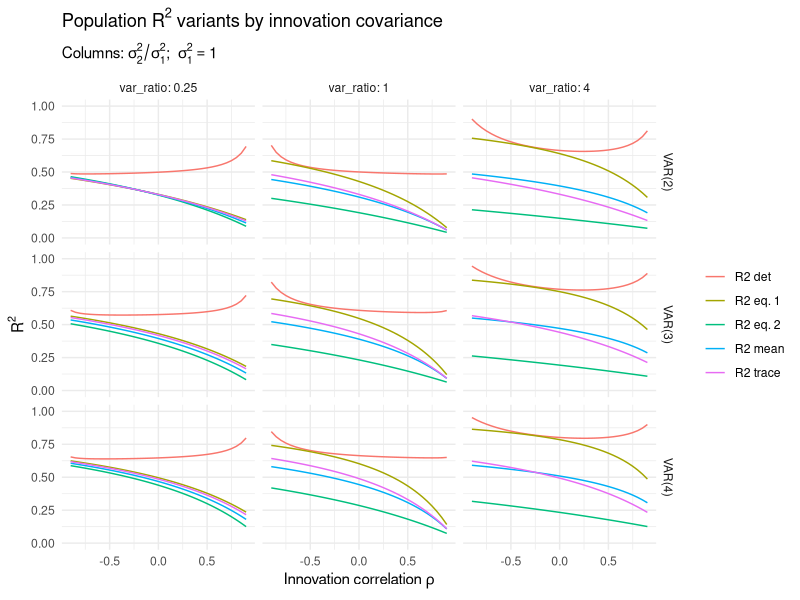
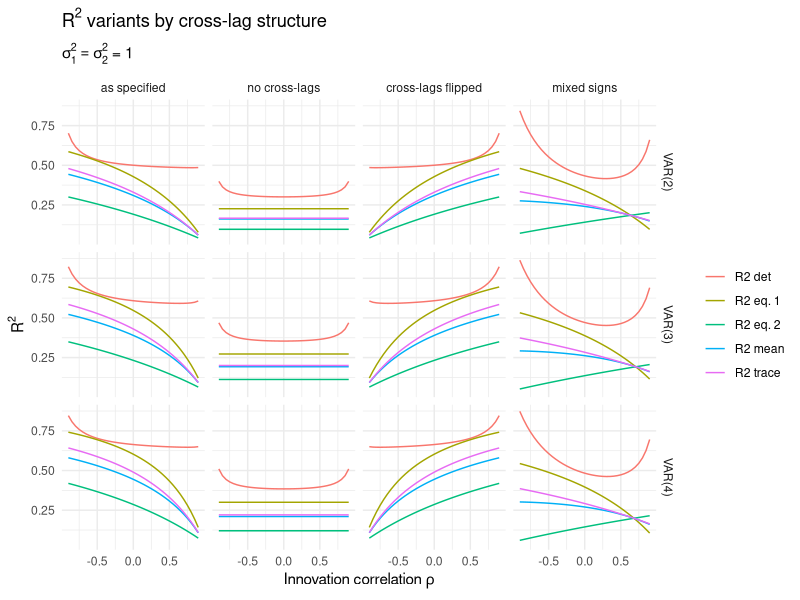

The R source for these figures, in order:
## ---- chunk 1
T_obs <- 200
c_vec <- c(2.5, 1.5)
A_1 <- matrix(c(0.45, -0.15,
                -0.35, 0.30), nrow = 2)
A_2 <- matrix(c(0.05, -0.05,
                -0.05, 0.03), nrow = 2)
A_3 <- matrix(c(0.10, 0.04,
                -0.06, 0.08), nrow = 2)
A_4 <- matrix(c(0.05, -0.02,
                0.03, 0.04), nrow = 2)
Sigma <- matrix(c(1.0, 0.1,
                  0.1, 1.0), nrow = 2)

models <- list(
  "VAR(2)" = list(A_1, A_2),
  "VAR(3)" = list(A_1, A_2, A_3),
  "VAR(4)" = list(A_1, A_2, A_3, A_4)
)

K <- length(c_vec)

companion <- rbind(
  cbind(A_1, A_2),
  cbind(diag(K), matrix(0, nrow = K, ncol = K))
)
Mod(eigen(companion)$values)
## ---- chunk 2
var_gamma0 <- function(A, Sigma) {
  K  <- nrow(Sigma)
  p  <- length(A)
  Kp <- K * p
  F  <- matrix(0, Kp, Kp)
  F[1:K, ] <- do.call(cbind, A)
  if (p > 1) F[(K + 1):Kp, 1:(Kp - K)] <- diag(Kp - K)
  Q  <- matrix(0, Kp, Kp)
  Q[1:K, 1:K] <- Sigma
  matrix(solve(diag(Kp^2) - kronecker(F, F), as.vector(Q)), Kp, Kp)[1:K, 1:K]
}

var <- var_gamma0(list(A_1, A_2), Sigma)
## ---- chunk 3
var_r2 <- function(Gamma0, Sigma) {
  R2_eq <- 1 - diag(Sigma) / diag(Gamma0)
  list(
    R2_eq = R2_eq,
    R2_mean = mean(R2_eq),
    R2_det = 1 - det(Sigma) / det(Gamma0),
    R2_trace = 1 - sum(diag(Sigma)) / sum(diag(Gamma0))
  )
}

Sigma <- matrix(c(1.0, 0.8,
                  0.8, 1.0), nrow = 2)

lapply(models, function(A) var_r2(var_gamma0(A, Sigma), Sigma))
## ---- chunk 4
library(tidyverse)

make_Sigma <- function(rho, var_ratio) {
  sd <- c(1, sqrt(var_ratio))
  diag(sd) %*% matrix(c(1, rho, rho, 1), nrow = 2) %*% diag(sd)
}

sigma_grid <- expand_grid(
  rho       = seq(-0.9, 0.9, by = 0.05),
  var_ratio = c(0.25, 1, 4)
)

r2_df <- sigma_grid %>%
  mutate(r2 = map2(rho, var_ratio, function(r, v) {
    S <- make_Sigma(r, v)
    imap(models, function(A, nm) {
      out <- var_r2(var_gamma0(A, S), S)
      tibble(
        model   = nm,
        variant = c("R2 eq. 1", "R2 eq. 2", "R2 mean", "R2 det", "R2 trace"),
        value   = c(out$R2_eq, out$R2_mean, out$R2_det, out$R2_trace)
      )
    }) |>
      list_rbind()
  })) %>%
  unnest(r2)

p_r2_sigma <- r2_df %>%
  ggplot(aes(rho, value, colour = variant)) +
  geom_line() +
    facet_grid(model ~ var_ratio,
             labeller = labeller(var_ratio = label_both, model = label_value)) +
  scale_y_continuous(limits = c(0, 1)) +
  labs(x = expression("Innovation correlation " * rho),
       y = expression(R^2), colour = NULL,
       title = expression("Population " * R^2 * " variants by innovation covariance"),
       subtitle = expression("Columns: " * sigma[2]^2 / sigma[1]^2 * ";  " * sigma[1]^2 == 1)) +
  theme_minimal()

p_r2_sigma
## ---- chunk 5
scale_cross <- function(A_list, s12, s21) {
  map(A_list, function(A) {
    A[1, 2] <- s12 * A[1, 2]
    A[2, 1] <- s21 * A[2, 1]
    A
  })
}

is_stable <- function(A_list) {
  K  <- nrow(A_list[[1]])
  p  <- length(A_list)
  Kp <- K * p
  F  <- matrix(0, Kp, Kp)
  F[1:K, ] <- do.call(cbind, A_list)
  if (p > 1) F[(K + 1):Kp, 1:(Kp - K)] <- diag(Kp - K)
  all(Mod(eigen(F)$values) < 1)
}

scenarios <- tribble(
  ~scenario,            ~s12, ~s21,
  "as specified",          1,    1,
  "no cross-lags",         0,    0,
  "cross-lags flipped",   -1,   -1,
  "mixed signs",           1,   -1
)

r2_cross <- expand_grid(scenarios,
                        model = names(models),
                        rho   = seq(-0.9, 0.9, by = 0.05)) %>%
  mutate(scenario = fct_inorder(scenario),
         A        = pmap(list(model, s12, s21),
                         \(m, a, b) scale_cross(models[[m]], a, b)),
         stable   = map_lgl(A, is_stable)) %>%
  filter(stable) %>%                      # unstable scenario/model combos are dropped
  mutate(r2 = map2(A, rho, function(A, r) {
    S   <- matrix(c(1, r, r, 1), nrow = 2) # variance ratio = 1
    out <- var_r2(var_gamma0(A, S), S)
    tibble(
      variant = c("R2 eq. 1", "R2 eq. 2", "R2 mean", "R2 det", "R2 trace"),
      value   = c(out$R2_eq, out$R2_mean, out$R2_det, out$R2_trace)
    )
  })) %>%
  select(-A) %>%
  unnest(r2)

p_r2_cross <- r2_cross %>%
  ggplot(aes(rho, value, colour = variant)) +
  geom_line() +
  facet_grid(model ~ scenario) +
  labs(x = expression("Innovation correlation " * rho),
       y = expression(R^2), colour = NULL,
       title = expression(R^2 * " variants by cross-lag structure"),
       subtitle = expression(sigma[1]^2 == sigma[2]^2 * " = 1")) +
  theme_minimal()

p_r2_cross
